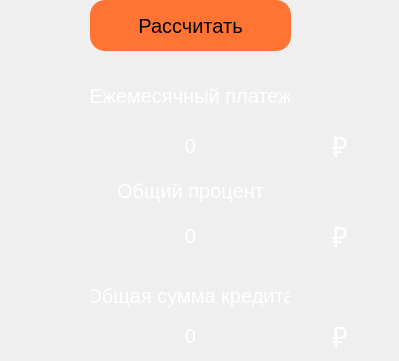
      <widget class="QWidget" name="annuity">
       <attribute name="title">
        <string>Аннуитетный</string>
       </attribute>
       <widget class="QPushButton" name="count_ann">
        <property name="geometry">
         <rect>
          <x>90</x>
          <y>0</y>
          <width>201</width>
          <height>51</height>
         </rect>
        </property>
        <property name="font">
         <font>
          <pointsize>15</pointsize>
         </font>
        </property>
        <property name="styleSheet">
         <string notr="true">QPushButton{
    background-color: #ff7433;
    border-width: 2px;
    border-radius: 15%;
    padding: 6px;
}

QPushButton:pressed{
    background-color: #89827E;
    border-width: 2px;
    border-radius: 15%;
    padding: 6px;
}
</string>
        </property>
        <property name="text">
         <string>Рассчитать</string>
        </property>
       </widget>
       <widget class="QPushButton" name="pushButton_21">
        <property name="geometry">
         <rect>
          <x>90</x>
          <y>70</y>
          <width>201</width>
          <height>51</height>
         </rect>
        </property>
        <property name="font">
         <font>
          <pointsize>15</pointsize>
         </font>
        </property>
        <property name="styleSheet">
         <string notr="true">color:white;</string>
        </property>
        <property name="text">
         <string>Ежемесячный платеж</string>
        </property>
        <property name="flat">
         <bool>true</bool>
        </property>
       </widget>
       <widget class="QPushButton" name="pushButton_22">
        <property name="geometry">
         <rect>
          <x>290</x>
          <y>220</y>
          <width>100</width>
          <height>32</height>
         </rect>
        </property>
        <property name="font">
         <font>
          <pointsize>20</pointsize>
         </font>
        </property>
        <property name="styleSheet">
         <string notr="true">color:white;</string>
        </property>
        <property name="text">
         <string>₽</string>
        </property>
        <property name="flat">
         <bool>true</bool>
        </property>
       </widget>
       <widget class="QPushButton" name="pushButton_23">
        <property name="geometry">
         <rect>
          <x>290</x>
          <y>320</y>
          <width>100</width>
          <height>32</height>
         </rect>
        </property>
        <property name="font">
         <font>
          <pointsize>20</pointsize>
         </font>
        </property>
        <property name="styleSheet">
         <string notr="true">color:white;</string>
        </property>
        <property name="text">
         <string>₽</string>
        </property>
        <property name="flat">
         <bool>true</bool>
        </property>
       </widget>
       <widget class="QPushButton" name="pushButton_24">
        <property name="geometry">
         <rect>
          <x>90</x>
          <y>270</y>
          <width>201</width>
          <height>51</height>
         </rect>
        </property>
        <property name="font">
         <font>
          <pointsize>15</pointsize>
         </font>
        </property>
        <property name="styleSheet">
         <string notr="true">color:white;</string>
        </property>
        <property name="text">
         <string>Общая сумма кредита</string>
        </property>
        <property name="flat">
         <bool>true</bool>
        </property>
       </widget>
       <widget class="QPushButton" name="pushButton_25">
        <property name="geometry">
         <rect>
          <x>90</x>
          <y>170</y>
          <width>201</width>
          <height>41</height>
         </rect>
        </property>
        <property name="font">
         <font>
          <pointsize>15</pointsize>
         </font>
        </property>
        <property name="styleSheet">
         <string notr="true">color:white;</string>
        </property>
        <property name="text">
         <string>Общий процент</string>
        </property>
        <property name="flat">
         <bool>true</bool>
        </property>
       </widget>
       <widget class="QPushButton" name="pushButton_26">
        <property name="geometry">
         <rect>
          <x>290</x>
          <y>130</y>
          <width>100</width>
          <height>32</height>
         </rect>
        </property>
        <property name="font">
         <font>
          <pointsize>20</pointsize>
         </font>
        </property>
        <property name="styleSheet">
         <string notr="true">color:white;</string>
        </property>
        <property name="text">
         <string>₽</string>
        </property>
        <property name="flat">
         <bool>true</bool>
        </property>
       </widget>
       <widget class="QLabel" name="month_payment">
        <property name="geometry">
         <rect>
          <x>90</x>
          <y>130</y>
          <width>201</width>
          <height>31</height>
         </rect>
        </property>
        <property name="font">
         <font>
          <pointsize>15</pointsize>
         </font>
        </property>
        <property name="styleSheet">
         <string notr="true">color:white;</string>
        </property>
        <property name="text">
         <string>0</string>
        </property>
        <property name="alignment">
         <set>Qt::AlignCenter</set>
        </property>
       </widget>
       <widget class="QLabel" name="amount_overpay_ann">
        <property name="geometry">
         <rect>
          <x>90</x>
          <y>220</y>
          <width>201</width>
          <height>31</height>
         </rect>
        </property>
        <property name="font">
         <font>
          <pointsize>15</pointsize>
         </font>
        </property>
        <property name="styleSheet">
         <string notr="true">color:white;</string>
        </property>
        <property name="text">
         <string>0</string>
        </property>
        <property name="alignment">
         <set>Qt::AlignCenter</set>
        </property>
       </widget>
       <widget class="QLabel" name="total_cost_ann">
        <property name="geometry">
         <rect>
          <x>90</x>
          <y>320</y>
          <width>201</width>
          <height>31</height>
         </rect>
        </property>
        <property name="font">
         <font>
          <pointsize>15</pointsize>
         </font>
        </property>
        <property name="styleSheet">
         <string notr="true">color:white;</string>
        </property>
        <property name="text">
         <string>0</string>
        </property>
        <property name="alignment">
         <set>Qt::AlignCenter</set>
        </property>
       </widget>
      </widget>
